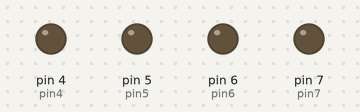
Recording of a sketch running on a simulated Arduino Uno, built with avr-gcc and run on an emulated ATmega328P. Shown: output pins drawn as LEDs (lit = HIGH).

Above: at 9.0 s.
At 10.2 s:
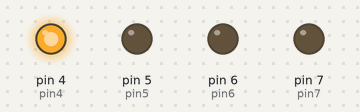
At 10.7 s:
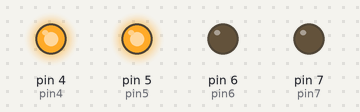
At 11.2 s:
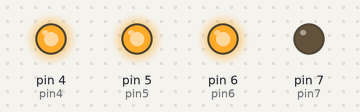
At 11.7 s:
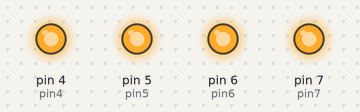
At 12.7 s:
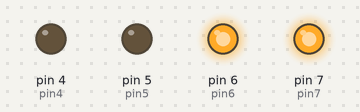
Timing chart, 0 to 13.2 s (numbered marks = the images above):
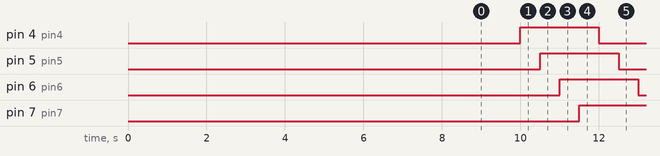

Measured:
- by itself, pin 4 (pin4), pin 5 (pin5), pin 6 (pin6), pin 7 (pin7): alternates HIGH for 2.0 s and LOW for 2.0 s
- by itself, everything shown: repeats every 4.0 s, in 8 steps

The sketch:

PinOutputTest.ino
```cpp
const int pin4 = 4;
const int pin5 = 5;
const int pin6 = 6;
const int pin7 = 7;

const int usedPins[] =
{
  pin4,
  pin5,
  pin6,
  pin7
};

const int usedPinCount = sizeof(usedPins) / sizeof(usedPins[0]);

void setup()
{
  delay(8000);

  for (int i = 0; i < usedPinCount; i++)
  {
    pinMode(usedPins[i], OUTPUT);
    digitalWrite(usedPins[i], LOW);
  }
}

void loop()
{
  for (int i = 0; i < usedPinCount; i++)
  {
    digitalWrite(usedPins[i], LOW);
    delay(500);
  }

  for (int i = 0; i < usedPinCount; i++)
  {
    digitalWrite(usedPins[i], HIGH);
    delay(500);
  }
}
```
